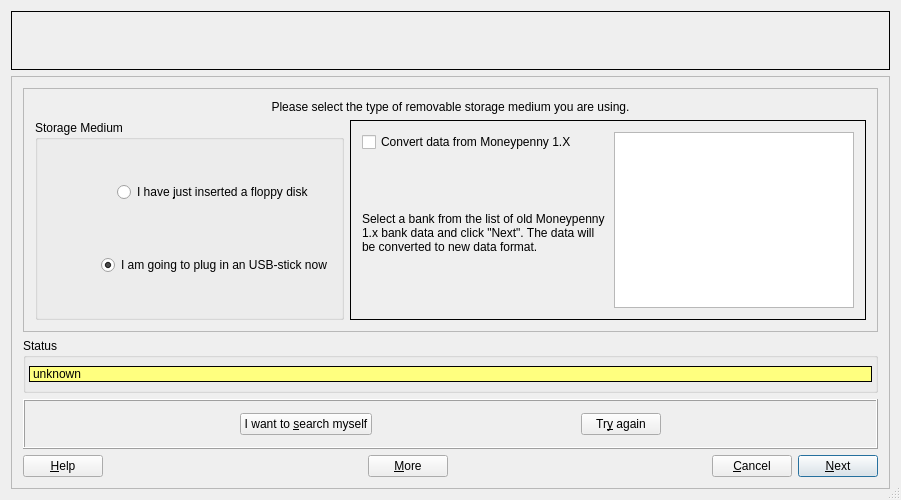
<?xml version="1.0" encoding="UTF-8"?>
<ui version="4.0">
 <author>Walter Roth</author>
 <comment>To be started directly after the splash, if running from Life CD. Asks the user to plug in his medium and identifies it by reading /proc/partitions.</comment>
 <class>GuiFindMediumBase</class>
 <widget class="QDialog" name="GuiFindMediumBase">
  <property name="geometry">
   <rect>
    <x>0</x>
    <y>0</y>
    <width>901</width>
    <height>500</height>
   </rect>
  </property>
  <property name="windowTitle">
   <string>Select Removable Storage Medium</string>
  </property>
  <property name="sizeGripEnabled">
   <bool>true</bool>
  </property>
  <layout class="QVBoxLayout" name="verticalLayout_4">
   <item>
    <widget class="QLabel" name="labelPixmap">
     <property name="minimumSize">
      <size>
       <width>20</width>
       <height>0</height>
      </size>
     </property>
     <property name="frameShape">
      <enum>QFrame::Box</enum>
     </property>
     <property name="text">
      <string/>
     </property>
     <property name="pixmap">
      <pixmap resource="../../moneypenny.qrc">:/images/moneypenny2.png</pixmap>
     </property>
     <property name="scaledContents">
      <bool>true</bool>
     </property>
    </widget>
   </item>
   <item>
    <layout class="QHBoxLayout" name="horizontalLayout_3">
     <item>
      <spacer name="horizontalSpacer_2">
       <property name="orientation">
        <enum>Qt::Horizontal</enum>
       </property>
       <property name="sizeHint" stdset="0">
        <size>
         <width>13</width>
         <height>20</height>
        </size>
       </property>
      </spacer>
     </item>
     <item>
      <widget class="QFrame" name="frame">
       <property name="sizePolicy">
        <sizepolicy hsizetype="Preferred" vsizetype="Minimum">
         <horstretch>0</horstretch>
         <verstretch>0</verstretch>
        </sizepolicy>
       </property>
       <property name="frameShape">
        <enum>QFrame::StyledPanel</enum>
       </property>
       <property name="frameShadow">
        <enum>QFrame::Raised</enum>
       </property>
       <layout class="QVBoxLayout" name="verticalLayout_3">
        <item>
         <widget class="QFrame" name="frameLinux">
          <property name="sizePolicy">
           <sizepolicy hsizetype="Preferred" vsizetype="Minimum">
            <horstretch>0</horstretch>
            <verstretch>0</verstretch>
           </sizepolicy>
          </property>
          <property name="minimumSize">
           <size>
            <width>16</width>
            <height>150</height>
           </size>
          </property>
          <property name="maximumSize">
           <size>
            <width>16777215</width>
            <height>400</height>
           </size>
          </property>
          <property name="frameShape">
           <enum>QFrame::StyledPanel</enum>
          </property>
          <property name="frameShadow">
           <enum>QFrame::Plain</enum>
          </property>
          <property name="lineWidth">
           <number>0</number>
          </property>
          <layout class="QVBoxLayout" name="verticalLayout_2">
           <item>
            <widget class="QLabel" name="labelSelect">
             <property name="maximumSize">
              <size>
               <width>16777215</width>
               <height>30</height>
              </size>
             </property>
             <property name="text">
              <string>Please select the type of removable storage medium you are using.</string>
             </property>
             <property name="alignment">
              <set>Qt::AlignCenter</set>
             </property>
             <property name="wordWrap">
              <bool>true</bool>
             </property>
            </widget>
           </item>
           <item>
            <layout class="QHBoxLayout" name="horizontalLayout_2">
             <item>
              <spacer>
               <property name="orientation">
                <enum>Qt::Horizontal</enum>
               </property>
               <property name="sizeType">
                <enum>QSizePolicy::Expanding</enum>
               </property>
               <property name="sizeHint" stdset="0">
                <size>
                 <width>21</width>
                 <height>154</height>
                </size>
               </property>
              </spacer>
             </item>
             <item>
              <widget class="QGroupBox" name="groupBox">
               <property name="sizePolicy">
                <sizepolicy hsizetype="Preferred" vsizetype="Minimum">
                 <horstretch>0</horstretch>
                 <verstretch>0</verstretch>
                </sizepolicy>
               </property>
               <property name="title">
                <string>Storage Medium</string>
               </property>
               <layout class="QVBoxLayout">
                <property name="spacing">
                 <number>6</number>
                </property>
                <property name="margin">
                 <number>9</number>
                </property>
                <item>
                 <layout class="QHBoxLayout">
                  <property name="spacing">
                   <number>6</number>
                  </property>
                  <property name="margin">
                   <number>0</number>
                  </property>
                  <item>
                   <widget class="QLabel" name="labelFloppy">
                    <property name="minimumSize">
                     <size>
                      <width>48</width>
                      <height>48</height>
                     </size>
                    </property>
                    <property name="maximumSize">
                     <size>
                      <width>64</width>
                      <height>64</height>
                     </size>
                    </property>
                    <property name="pixmap">
                     <pixmap resource="../../moneypenny.qrc">:/images/floppy.xpm</pixmap>
                    </property>
                    <property name="scaledContents">
                     <bool>true</bool>
                    </property>
                    <property name="wordWrap">
                     <bool>false</bool>
                    </property>
                   </widget>
                  </item>
                  <item>
                   <widget class="QRadioButton" name="radioButtonFloppy">
                    <property name="focusPolicy">
                     <enum>Qt::NoFocus</enum>
                    </property>
                    <property name="text">
                     <string>I have &amp;just inserted a floppy disk</string>
                    </property>
                    <property name="checked">
                     <bool>false</bool>
                    </property>
                   </widget>
                  </item>
                 </layout>
                </item>
                <item>
                 <layout class="QHBoxLayout">
                  <property name="spacing">
                   <number>6</number>
                  </property>
                  <property name="margin">
                   <number>0</number>
                  </property>
                  <item>
                   <widget class="QLabel" name="labelUsb">
                    <property name="minimumSize">
                     <size>
                      <width>48</width>
                      <height>48</height>
                     </size>
                    </property>
                    <property name="maximumSize">
                     <size>
                      <width>64</width>
                      <height>64</height>
                     </size>
                    </property>
                    <property name="text">
                     <string/>
                    </property>
                    <property name="pixmap">
                     <pixmap resource="../../moneypenny.qrc">:/images/usbpendrive.xpm</pixmap>
                    </property>
                    <property name="scaledContents">
                     <bool>true</bool>
                    </property>
                    <property name="wordWrap">
                     <bool>true</bool>
                    </property>
                   </widget>
                  </item>
                  <item>
                   <widget class="QRadioButton" name="radioButtonUsb">
                    <property name="focusPolicy">
                     <enum>Qt::TabFocus</enum>
                    </property>
                    <property name="text">
                     <string>I am going to plug in an USB-stick now</string>
                    </property>
                    <property name="checked">
                     <bool>true</bool>
                    </property>
                   </widget>
                  </item>
                 </layout>
                </item>
               </layout>
              </widget>
             </item>
             <item>
              <widget class="QFrame" name="frameBankList">
               <property name="minimumSize">
                <size>
                 <width>16</width>
                 <height>60</height>
                </size>
               </property>
               <property name="maximumSize">
                <size>
                 <width>16777215</width>
                 <height>200</height>
                </size>
               </property>
               <property name="frameShape">
                <enum>QFrame::Box</enum>
               </property>
               <property name="frameShadow">
                <enum>QFrame::Plain</enum>
               </property>
               <layout class="QHBoxLayout" name="horizontalLayout">
                <item>
                 <layout class="QVBoxLayout" name="verticalLayout">
                  <item>
                   <widget class="QCheckBox" name="checkBoxConvertMp1Data">
                    <property name="text">
                     <string>Convert data from Moneypenny 1.X</string>
                    </property>
                   </widget>
                  </item>
                  <item>
                   <widget class="QLabel" name="textLabel1_3">
                    <property name="sizePolicy">
                     <sizepolicy hsizetype="Preferred" vsizetype="Minimum">
                      <horstretch>0</horstretch>
                      <verstretch>0</verstretch>
                     </sizepolicy>
                    </property>
                    <property name="text">
                     <string>Select a bank from the list of old Moneypenny 1.x bank data and click &quot;Next&quot;. The data will be converted to new data format.</string>
                    </property>
                    <property name="wordWrap">
                     <bool>true</bool>
                    </property>
                   </widget>
                  </item>
                 </layout>
                </item>
                <item>
                 <widget class="QListWidget" name="listWidgetBanks">
                  <property name="sizePolicy">
                   <sizepolicy hsizetype="Expanding" vsizetype="Minimum">
                    <horstretch>0</horstretch>
                    <verstretch>0</verstretch>
                   </sizepolicy>
                  </property>
                  <property name="selectionMode">
                   <enum>QAbstractItemView::MultiSelection</enum>
                  </property>
                 </widget>
                </item>
               </layout>
              </widget>
             </item>
             <item>
              <spacer>
               <property name="orientation">
                <enum>Qt::Horizontal</enum>
               </property>
               <property name="sizeType">
                <enum>QSizePolicy::Expanding</enum>
               </property>
               <property name="sizeHint" stdset="0">
                <size>
                 <width>21</width>
                 <height>154</height>
                </size>
               </property>
              </spacer>
             </item>
            </layout>
           </item>
          </layout>
         </widget>
        </item>
        <item>
         <widget class="QGroupBox" name="groupBoxStatus">
          <property name="sizePolicy">
           <sizepolicy hsizetype="Preferred" vsizetype="Minimum">
            <horstretch>0</horstretch>
            <verstretch>0</verstretch>
           </sizepolicy>
          </property>
          <property name="maximumSize">
           <size>
            <width>16777215</width>
            <height>150</height>
           </size>
          </property>
          <property name="title">
           <string>Status</string>
          </property>
          <layout class="QVBoxLayout">
           <property name="spacing">
            <number>6</number>
           </property>
           <property name="leftMargin">
            <number>3</number>
           </property>
           <property name="topMargin">
            <number>8</number>
           </property>
           <property name="rightMargin">
            <number>3</number>
           </property>
           <property name="bottomMargin">
            <number>8</number>
           </property>
           <item>
            <widget class="QLabel" name="labelStatus">
             <property name="palette">
              <palette>
               <active>
                <colorrole role="Base">
                 <brush brushstyle="SolidPattern">
                  <color alpha="255">
                   <red>255</red>
                   <green>255</green>
                   <blue>255</blue>
                  </color>
                 </brush>
                </colorrole>
                <colorrole role="Window">
                 <brush brushstyle="SolidPattern">
                  <color alpha="255">
                   <red>255</red>
                   <green>255</green>
                   <blue>127</blue>
                  </color>
                 </brush>
                </colorrole>
               </active>
               <inactive>
                <colorrole role="Base">
                 <brush brushstyle="SolidPattern">
                  <color alpha="255">
                   <red>255</red>
                   <green>255</green>
                   <blue>255</blue>
                  </color>
                 </brush>
                </colorrole>
                <colorrole role="Window">
                 <brush brushstyle="SolidPattern">
                  <color alpha="255">
                   <red>255</red>
                   <green>255</green>
                   <blue>127</blue>
                  </color>
                 </brush>
                </colorrole>
               </inactive>
               <disabled>
                <colorrole role="Base">
                 <brush brushstyle="SolidPattern">
                  <color alpha="255">
                   <red>255</red>
                   <green>255</green>
                   <blue>127</blue>
                  </color>
                 </brush>
                </colorrole>
                <colorrole role="Window">
                 <brush brushstyle="SolidPattern">
                  <color alpha="255">
                   <red>255</red>
                   <green>255</green>
                   <blue>127</blue>
                  </color>
                 </brush>
                </colorrole>
               </disabled>
              </palette>
             </property>
             <property name="autoFillBackground">
              <bool>true</bool>
             </property>
             <property name="frameShape">
              <enum>QFrame::Box</enum>
             </property>
             <property name="text">
              <string>unknown</string>
             </property>
             <property name="alignment">
              <set>Qt::AlignVCenter</set>
             </property>
             <property name="wordWrap">
              <bool>true</bool>
             </property>
             <property name="margin">
              <number>0</number>
             </property>
            </widget>
           </item>
          </layout>
         </widget>
        </item>
        <item>
         <widget class="QFrame" name="frameMore">
          <property name="sizePolicy">
           <sizepolicy hsizetype="Preferred" vsizetype="Minimum">
            <horstretch>0</horstretch>
            <verstretch>0</verstretch>
           </sizepolicy>
          </property>
          <property name="minimumSize">
           <size>
            <width>16</width>
            <height>50</height>
           </size>
          </property>
          <property name="maximumSize">
           <size>
            <width>16777215</width>
            <height>75</height>
           </size>
          </property>
          <property name="frameShape">
           <enum>QFrame::Box</enum>
          </property>
          <property name="frameShadow">
           <enum>QFrame::Raised</enum>
          </property>
          <layout class="QHBoxLayout">
           <property name="spacing">
            <number>6</number>
           </property>
           <property name="margin">
            <number>11</number>
           </property>
           <item>
            <spacer>
             <property name="orientation">
              <enum>Qt::Horizontal</enum>
             </property>
             <property name="sizeType">
              <enum>QSizePolicy::Expanding</enum>
             </property>
             <property name="sizeHint" stdset="0">
              <size>
               <width>40</width>
               <height>20</height>
              </size>
             </property>
            </spacer>
           </item>
           <item>
            <widget class="QPushButton" name="buttonSearchManually">
             <property name="text">
              <string>I want to &amp;search myself</string>
             </property>
             <property name="shortcut">
              <string>Alt+S</string>
             </property>
            </widget>
           </item>
           <item>
            <spacer>
             <property name="orientation">
              <enum>Qt::Horizontal</enum>
             </property>
             <property name="sizeType">
              <enum>QSizePolicy::Expanding</enum>
             </property>
             <property name="sizeHint" stdset="0">
              <size>
               <width>40</width>
               <height>20</height>
              </size>
             </property>
            </spacer>
           </item>
           <item>
            <widget class="QPushButton" name="buttonTryAgain">
             <property name="text">
              <string>Tr&amp;y again</string>
             </property>
             <property name="shortcut">
              <string>Alt+Y</string>
             </property>
            </widget>
           </item>
           <item>
            <spacer>
             <property name="orientation">
              <enum>Qt::Horizontal</enum>
             </property>
             <property name="sizeType">
              <enum>QSizePolicy::Expanding</enum>
             </property>
             <property name="sizeHint" stdset="0">
              <size>
               <width>40</width>
               <height>20</height>
              </size>
             </property>
            </spacer>
           </item>
          </layout>
         </widget>
        </item>
        <item>
         <layout class="QHBoxLayout">
          <property name="spacing">
           <number>6</number>
          </property>
          <property name="margin">
           <number>0</number>
          </property>
          <item>
           <widget class="QPushButton" name="buttonHelp">
            <property name="text">
             <string>&amp;Help</string>
            </property>
            <property name="shortcut">
             <string>F1</string>
            </property>
            <property name="autoDefault">
             <bool>true</bool>
            </property>
           </widget>
          </item>
          <item>
           <spacer>
            <property name="orientation">
             <enum>Qt::Horizontal</enum>
            </property>
            <property name="sizeType">
             <enum>QSizePolicy::Expanding</enum>
            </property>
            <property name="sizeHint" stdset="0">
             <size>
              <width>177</width>
              <height>20</height>
             </size>
            </property>
           </spacer>
          </item>
          <item>
           <widget class="QPushButton" name="buttonMore">
            <property name="text">
             <string>&amp;More</string>
            </property>
            <property name="shortcut">
             <string>Alt+M</string>
            </property>
           </widget>
          </item>
          <item>
           <spacer>
            <property name="orientation">
             <enum>Qt::Horizontal</enum>
            </property>
            <property name="sizeType">
             <enum>QSizePolicy::Expanding</enum>
            </property>
            <property name="sizeHint" stdset="0">
             <size>
              <width>176</width>
              <height>20</height>
             </size>
            </property>
           </spacer>
          </item>
          <item>
           <widget class="QPushButton" name="buttonCancel">
            <property name="text">
             <string>&amp;Cancel</string>
            </property>
            <property name="shortcut">
             <string/>
            </property>
            <property name="autoDefault">
             <bool>true</bool>
            </property>
           </widget>
          </item>
          <item>
           <widget class="QPushButton" name="buttonNext">
            <property name="text">
             <string>&amp;Next</string>
            </property>
            <property name="shortcut">
             <string/>
            </property>
            <property name="autoDefault">
             <bool>true</bool>
            </property>
            <property name="default">
             <bool>true</bool>
            </property>
           </widget>
          </item>
         </layout>
        </item>
       </layout>
       <zorder>frameLinux</zorder>
       <zorder>groupBoxStatus</zorder>
       <zorder>frameMore</zorder>
       <zorder></zorder>
      </widget>
     </item>
     <item>
      <spacer name="horizontalSpacer">
       <property name="orientation">
        <enum>Qt::Horizontal</enum>
       </property>
       <property name="sizeHint" stdset="0">
        <size>
         <width>13</width>
         <height>20</height>
        </size>
       </property>
      </spacer>
     </item>
    </layout>
   </item>
  </layout>
 </widget>
 <layoutdefault spacing="6" margin="11"/>
 <tabstops>
  <tabstop>buttonNext</tabstop>
  <tabstop>buttonCancel</tabstop>
  <tabstop>buttonMore</tabstop>
  <tabstop>buttonHelp</tabstop>
  <tabstop>buttonSearchManually</tabstop>
  <tabstop>buttonTryAgain</tabstop>
 </tabstops>
 <resources>
  <include location="../../moneypenny.qrc"/>
 </resources>
 <connections/>
</ui>
